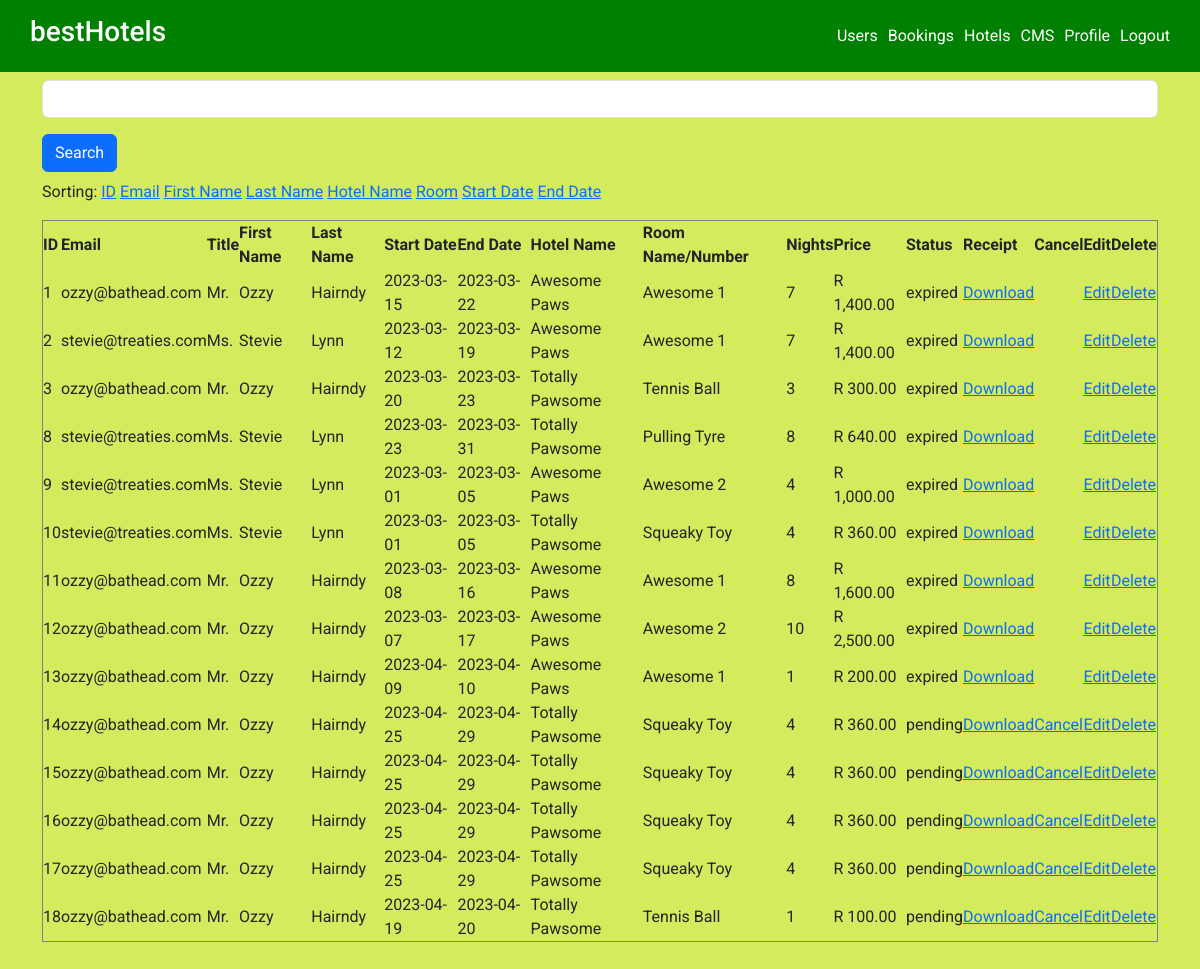
Page /cms-bookings.php (signed in) on the committed database.
### tables this page shows
CREATE TABLE `users` (
  `user_id` int(11) NOT NULL AUTO_INCREMENT,
  `user_title` varchar(10) NOT NULL,
  `user_firstname` varchar(50) NOT NULL,
  `user_lastname` varchar(50) NOT NULL,
  `user_email` varchar(50) NOT NULL,
  `user_phone` varchar(20) NOT NULL,
  `user_address` varchar(255) NOT NULL,
  `user_password` varchar(100) NOT NULL,
  PRIMARY KEY (`user_id`),
  UNIQUE KEY `user_id` (`user_id`),
  UNIQUE KEY `user_email` (`user_email`)
);

CREATE TABLE `bookings` (
  `booking_id` int(11) NOT NULL AUTO_INCREMENT,
  `booking_startdate` date NOT NULL,
  `booking_enddate` date NOT NULL,
  `booking_status` enum('active','cancelled') NOT NULL DEFAULT 'active',
  `booking_uuid` text NOT NULL,
  `user_id` int(11) NOT NULL,
  `room_id` int(11) NOT NULL,
  PRIMARY KEY (`booking_id`),
  KEY `fk_booking_user_id` (`user_id`),
  KEY `fk_booking_room_id` (`room_id`),
  CONSTRAINT `fk_booking_room_id` FOREIGN KEY (`room_id`) REFERENCES `rooms` (`room_id`) ON DELETE CASCADE ON UPDATE CASCADE,
  CONSTRAINT `fk_booking_user_id` FOREIGN KEY (`user_id`) REFERENCES `users` (`user_id`) ON DELETE CASCADE ON UPDATE CASCADE
);

CREATE TABLE `hotels` (
  `hotel_id` int(11) NOT NULL AUTO_INCREMENT,
  `hotel_name` varchar(50) NOT NULL,
  `hotel_address` varchar(255) NOT NULL,
  `hotel_rating` int(11) NOT NULL,
  PRIMARY KEY (`hotel_id`)
);

CREATE TABLE `rooms` (
  `room_id` int(11) NOT NULL AUTO_INCREMENT,
  `room_label` varchar(50) NOT NULL,
  `room_price` decimal(10,2) DEFAULT NULL,
  `hotel_id` int(11) NOT NULL,
  PRIMARY KEY (`room_id`),
  KEY `fk_room_hotel_id` (`hotel_id`),
  CONSTRAINT `fk_room_hotel_id` FOREIGN KEY (`hotel_id`) REFERENCES `hotels` (`hotel_id`) ON DELETE CASCADE ON UPDATE CASCADE
);

### lib/autoloader.php (called while the page is built, shortened)
<?php
    spl_autoload_register( function($class) {
        $classSplit=explode('\\', $class);
        $path = './classes/';
    });
?>

### classes/HotelClasses/Booking.php (called while the page is built, shortened)
<?php
    class Booking {
        private $id;
        private $user;
        private $hotel;
        private $room;
        private $startDate;
        private $endDate;
        private $status;
        function getId() {
            return $this->id;
        }
        function getUser() {
            return $this->user;
        }
        function getHotel() {
            return $this->hotel;
        }
        function getRoom() {
            return $this->room;
        }
        function getStartDate() {
            return $this->startDate;
        }
        function getEndDate() {
            return $this->endDate;
        }
        function getNights() {
            return round((strtotime($this->endDate) - strtotime($this->startDate)) / 86400);
        }
        function getPrice() {
            return $this->getNights() * $this->getRoom()->getPrice();
        }
        function getStatus() {
            $currentTime=time();
            if ($this->status == 'active') {
                if ($currentTime > strtotime($this->endDate)) {
                    return 'expired';
                } elseif (($currentTime < strtotime($this->endDate)) && ($currentTime > strtotime($this->startDate))) {
                    return 'active';
                }
                return 'pending';
            }
            return $this->status;
        }
        function getCancellable() {
            $currentTime=time();
            $diff=(strtotime($this->getStartDate()) - $currentTime) / 60 / 60;
            if ($diff < 48 || $this->getStatus() == 'cancelled' || $this->getStatus() == 'expired' || $this->getStatus() == 'active') {
                return false;
            } else {
                return true;
            }
        }
        function setId($id) {
            $this->id = $id;
        }
        function setUser($user) {
            $this->user = $user;
        }
        function setHotel($hotel) {
            $this->hotel = $hotel;
        }
        function setRoom($room) {
            $this->room = $room;
        }
        function setStartDate($startDate) {
            $this->startDate = $startDate;
        }
        function setEndDate($endDate) {
            $this->endDate = $endDate;
        }
        function setStatus($status) {
            $this->status = $status;
        }
    }
?>

### classes/HotelClasses/User.php (called while the page is built, shortened)
<?php
    class User {
        private $title;
        private $firstName;
        private $lastName;
        private $email;
        function getTitle() {
            return $this->title;
        }
        function getFirstName() {
            return $this->firstName;
        }
        function getLastName() {
            return $this->lastName;
        }
        function getEmail() {
            return $this->email;
        }
        function setTitle($title) {
            $this->title = $title;
        }
        function setFirstName($firstName) {
            $this->firstName = $firstName;
        }
        function setLastName($lastName) {
            $this->lastName = $lastName;
        }
        function setEmail($email) {
            $this->email = $email;
        }
    }

### classes/HotelClasses/Hotel.php (called while the page is built, shortened)
<?php
    class Hotel{
        private $name;
        public function getName() {
            return $this->name;
        }
        public function setName($name) {
            $this->name = $name;
        }
    }
?>

### classes/HotelClasses/Room.php (called while the page is built, shortened)
<?php
    class Room{
        private $label;
        private $price;
        function getLabel() {
            return $this->label;
        }
        function getPrice() {
            return $this->price;
        }
        function setLabel($label) {
            $this->label = $label;
        }
        function setPrice($price) {
            $this->price = $price;
        }
    }
?>

### cms-bookings.php (the view, shortened to what this page needs)
<?php
    require_once('./lib/autoloader.php');
    require('./lib/get-user-details.php');
    require('./config/db.php');
    if (!isset($_GET['sorting'])) {
        $bookingSorting = 'id';
    } else {
        $bookingSorting = $_GET['sorting'];
    }
    if (isset($_POST['search'])) {
        $searchString = "%" . filter_var($_POST["searchText"], FILTER_SANITIZE_STRING) . "%";
        $bookingQuery = 'SELECT bookings.booking_id, users.user_email, users.user_title, users.user_firstname, users.user_lastname, bookings.booking_startdate, bookings.booking_enddate, hotels.hotel_name, rooms.room_label, rooms.room_price, bookings.booking_status FROM users INNER JOIN bookings ON users.user_id=bookings.user_id INNER JOIN rooms ON rooms.room_id = bookings.room_id INNER JOIN hotels ON rooms.hotel_id = hotels.hotel_id WHERE users.user_email LIKE :ss OR bookings.booking_id LIKE :ss OR users.user_firstname LIKE :ss OR users.user_lastname LIKE :ss OR hotels.hotel_name LIKE :ss or rooms.room_label LIKE :ss';
    } else {
        $bookingQuery = 'SELECT bookings.booking_id, users.user_email, users.user_title, users.user_firstname, users.user_lastname, bookings.booking_startdate, bookings.booking_enddate, hotels.hotel_name, rooms.room_label, rooms.room_price, bookings.booking_status FROM users INNER JOIN bookings ON users.user_id=bookings.user_id INNER JOIN rooms ON rooms.room_id = bookings.room_id INNER JOIN hotels ON rooms.hotel_id = hotels.hotel_id';
    }
    if ($bookingSorting == 'id') {
        $bookingQuery .= ' ORDER BY bookings.booking_id';
    } elseif ($bookingSorting == 'email') {
        $bookingQuery .= ' ORDER BY users.user_email';
    } elseif ($bookingSorting == 'fname') {
        $bookingQuery .= ' ORDER BY users.user_firstname';
    } elseif ($bookingSorting == 'lname') {
        $bookingQuery .= ' ORDER BY users.user_lastname';
    } elseif ($bookingSorting == 'hname') {
        $bookingQuery .= ' ORDER BY hotels.hotel_name';
    } elseif ($bookingSorting == 'rlabel') {
        $bookingQuery .= ' ORDER BY rooms.room_label';
    } elseif ($bookingSorting == 'sdate') {
        $bookingQuery .= ' ORDER BY bookings.booking_startdate';
    } elseif ($bookingSorting == 'edate') {
        $bookingQuery .= ' ORDER BY bookings.booking_enddate';
    }
    if (isset($_POST['search'])) {
        $stmt = $pdo->prepare($bookingQuery);
        $stmt->bindValue(':ss', $searchString);
    } else {
        $stmt = $pdo->prepare($bookingQuery);
    }
    $stmt->execute();
    $allBookings = $stmt->fetchAll();
?>
<div class="container">
    <div class="content">
        <form method="post" name="searchForm" action="cms-bookings.php?sorting=<?php echo $bookingSorting ?>">
            <input type="text" name="searchText" class="form-control mt-2" />
            <button name="search" type="submit" class="btn btn-primary mt-3 mb-2">Search</button>
        </form>
    </div>
    <div>
        <p>Sorting:
            <a href="<?php $_SERVER['PHP_SELF']; ?>?sorting=id">ID</a>
            <a href="<?php $_SERVER['PHP_SELF']; ?>?sorting=email">Email</a>
            <a href="<?php $_SERVER['PHP_SELF']; ?>?sorting=fname">First Name</a>
            <a href="<?php $_SERVER['PHP_SELF']; ?>?sorting=lname">Last Name</a>
            <a href="<?php $_SERVER['PHP_SELF']; ?>?sorting=hname">Hotel Name</a>
            <a href="<?php $_SERVER['PHP_SELF']; ?>?sorting=rlabel">Room</a>
            <a href="<?php $_SERVER['PHP_SELF']; ?>?sorting=sdate">Start Date</a>
            <a href="<?php $_SERVER['PHP_SELF']; ?>?sorting=edate">End Date</a>
        </p>
    </div>
    <div>
        <table border="1" width="100%">
            <tr>
                <th>ID</th>
                <th>Email</th>
                <th>Title</th>
                <th>First Name</th>
                <th>Last Name</th>
                <th>Start Date</th>
                <th>End Date</th>
                <th>Hotel Name</th>
                <th>Room Name/Number</th>
                <th>Nights</th>
                <th>Price</th>
                <th>Status</th>
                <th>Receipt</th>
                <th>Cancel</th>
                <th>Edit</th>
                <th>Delete</th>
            </tr>
        <?php
        foreach ($allBookings as $booking_item) {
            $oneBooking = new HotelClasses\Booking();
            $oneBooking->setId($booking_item->booking_id);
            $oneBooking->setUser(new HotelClasses\User());
            $oneBooking->getUser()->setEmail($booking_item->user_email);
            $oneBooking->getUser()->setTitle($booking_item->user_title);
            $oneBooking->getUser()->setFirstName($booking_item->user_firstname);
            $oneBooking->getUser()->setLastName($booking_item->user_lastname);
            $oneBooking->setStartDate($booking_item->booking_startdate);
            $oneBooking->setEndDate($booking_item->booking_enddate);
            $oneBooking->setSTatus($booking_item->booking_status);
            $oneBooking->setHotel(new HotelClasses\Hotel);
            $oneBooking->getHotel()->setName($booking_item->hotel_name);
            $oneBooking->setRoom(new HotelClasses\Room);
            $oneBooking->getRoom()->setLabel($booking_item->room_label);
            $oneBooking->getRoom()->setPrice($booking_item->room_price);
            echo "<tr>";
            echo "<td>" . $oneBooking->getId() . "</td>";
            echo "<td>" . $oneBooking->getUser()->getEmail() . "</td>";
            echo "<td>" . $oneBooking->getUser()->getTitle() . "</td>";
            echo "<td>" . $oneBooking->getUser()->getFirstName() . "</td>";
            echo "<td>" . $oneBooking->getUser()->getLastName() . "</td>";
            echo "<td>" . $oneBooking->getStartDate() . "</td>";
            echo "<td>" . $oneBooking->getEndDate() . "</td>";
            echo "<td>" . $oneBooking->getHotel()->getName() . "</td>";
            echo "<td>" . $oneBooking->getRoom()->getLabel() . "</td>";
            echo "<td>" . $oneBooking->getNights() . "</td>";
            echo "<td>R " . number_format($oneBooking->getPrice(), 2) . "</td>";
            echo "<td>" . $oneBooking->getStatus() . "</td>";
            echo '<td><a href="downloadbooking.php?booking_id=' . $oneBooking->getId() . '">Download</a></td>';
            echo '<td>';
            if ($oneBooking->getCancellable())
                echo '<a href="cancelbooking.php?booking_id=' . $oneBooking->getId() . '">Cancel</a>';
            else
                echo '<span hidden>Hidden</span>';
            echo '</td>';
            echo '<td><a href="cms-editbooking.php?booking_id=' . $oneBooking->getId() . '">Edit</a></td>';
            echo '<td><a href="cms-deletebooking.php?booking_id=' . $oneBooking->getId() . '">Delete</a></td>';
            echo "</tr>";
        }
        ?>
        </table>
    </div>
</div>

### css/styles.css (style rules this page uses)
* { margin: 0; padding: 0; box-sizing: border-box; font-family: 'Roboto', sans-serif; }
body { background-color: rgb(211, 235, 92); }
nav { background-color: green; padding: 15px 25px; display: flex; justify-content: space-between; align-items: center; color: #fff; }
nav ul { display: flex; justify-content: space-around; align-items: center; margin-bottom: 0; }
ul li { list-style: none; }
nav a { text-decoration: none; color: #fff; margin-right: 5px; margin-left: 5px; }
.container { padding-bottom: 50px; }

### rows in the picture
users: bookings.booking_id "1", user_email "ozzy@bathead.com", user_title "Mr.", user_firstname "Ozzy", user_lastname "Hairndy", bookings.booking_startdate "2023-03-15", bookings.booking_enddate "2023-03-22", hotels.hotel_name "Awesome Paws", rooms.room_label "Awesome 1", bookings.booking_enddate+booking_startdate "7", bookings.booking_enddate+booking_startdate "1,400.00", bookings.booking_enddate "expired", bookings.booking_id "3", bookings.booking_startdate "2023-03-20", bookings.booking_enddate "2023-03-23", hotels.hotel_name "Totally Pawsome", rooms.room_label "Tennis Ball", bookings.booking_enddate+booking_startdate "3", bookings.booking_enddate+booking_startdate "300.00", bookings.booking_id "11", bookings.booking_startdate "2023-03-08", bookings.booking_enddate "2023-03-16", bookings.booking_enddate+booking_startdate "8", bookings.booking_enddate+booking_startdate "1,600.00", bookings.booking_id "12", bookings.booking_startdate "2023-03-07", bookings.booking_enddate "2023-03-17", rooms.room_label "Awesome 2", bookings.booking_enddate+booking_startdate "10", bookings.booking_enddate+booking_startdate "2,500.00", bookings.booking_id "13", bookings.booking_startdate "2023-04-09", bookings.booking_enddate "2023-04-10", bookings.booking_enddate+booking_startdate "1", rooms.room_price "200.00", bookings.booking_id "14", bookings.booking_startdate "2023-04-25", bookings.booking_enddate "2023-04-29", rooms.room_label "Squeaky Toy", bookings.booking_enddate+booking_startdate "4", bookings.booking_enddate+booking_startdate "360.00", bookings.booking_status "pending", bookings.booking_id "15", bookings.booking_id "16", bookings.booking_id "17", bookings.booking_id "18", bookings.booking_startdate "2023-04-19", bookings.booking_enddate "2023-04-20", rooms.room_price "100.00"
users: bookings.booking_id "2", user_email "stevie@treaties.com", user_title "Ms.", user_firstname "Stevie", user_lastname "Lynn", bookings.booking_startdate "2023-03-12", bookings.booking_enddate "2023-03-19", hotels.hotel_name "Awesome Paws", rooms.room_label "Awesome 1", bookings.booking_enddate+booking_startdate "7", bookings.booking_enddate+booking_startdate "1,400.00", bookings.booking_enddate "expired", bookings.booking_id "8", bookings.booking_startdate "2023-03-23", bookings.booking_enddate "2023-03-31", hotels.hotel_name "Totally Pawsome", rooms.room_label "Pulling Tyre", bookings.booking_enddate+booking_startdate "8", bookings.booking_enddate+booking_startdate "640.00", bookings.booking_id "9", bookings.booking_startdate "2023-03-01", bookings.booking_enddate "2023-03-05", rooms.room_label "Awesome 2", bookings.booking_enddate+booking_startdate "4", bookings.booking_enddate+booking_startdate "1,000.00", bookings.booking_id "10", rooms.room_label "Squeaky Toy", bookings.booking_enddate+booking_startdate "360.00"
